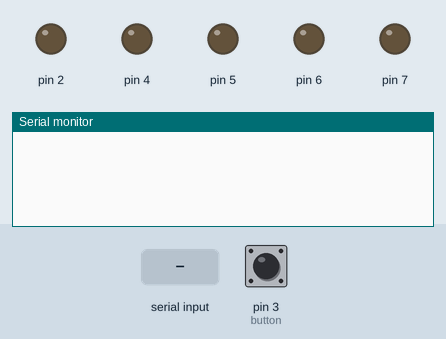
Recording of a sketch running on a simulated Arduino Uno, built with avr-gcc and run on an emulated ATmega328P. Shown: output pins drawn as LEDs (lit = HIGH), the last lines printed to the serial monitor. Inputs (shaded band) come from the test bench; at power-on: pin 3 (button) LOW. Random numbers use the default seed unless the sketch sets one.

Above: at 1.2 s.
1.3 s: pin 3 (button) pulled HIGH for 0.15 s
At 3.5 s:
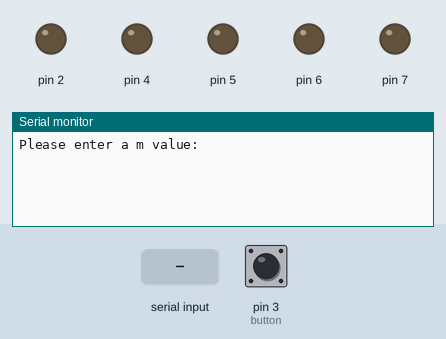
3.8 s: "90,45\n" received over Serial
At 6.3 s:
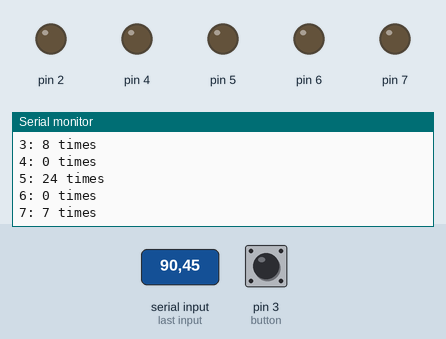
Timing chart, 0 to 7.8 s (numbered marks = the images above; inputs shaded):
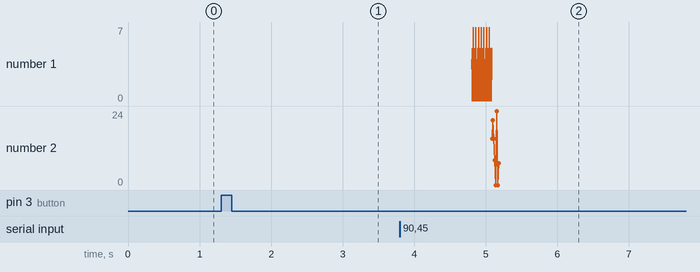

Measured:
- after the input at 1.3 s, the serial monitor: prints a new line after 1.0 s (image 1)
- after the input at 3.8 s, the serial monitor: prints a new line after 1.0 s (image 2)

The sketch:

p2.ino
```cpp
int button = 3; 	// button pin
int *array; 		// dynamic array
int counter_arr[8]; // counts generated numbers
String m_str;		// String holds Serial input
int m;				// input value in int
void setup()
{
  DDRD = B11110111;  // button as input
  Serial.begin(9600);
  // Setting interrupt function
  attachInterrupt(digitalPinToInterrupt(button), get_number, RISING);
}

void loop()
{
	// void loop must stay empty
}

void get_number(){
  interrupts();

  // if any input is given before pressing the button neglect it
  String temp = Serial.readString();

  Serial.println("Please enter a m value:");
  while(!Serial.available()); // wait for input
  m_str = Serial.readString();// read input
  m = m_str.toInt(); // convert input to int
  array = (int*)malloc(m * sizeof(int)); // allocate memory
  // Using  below  function  to  get  different  sequence random number  set
  randomSeed(millis());

  array[0] = random(0, 8); // randomly select first number
  array[1] = random(0, 8); // randomly select second number

  int i;
  // generate m numbers
  for(i = 2; i<m; i++){
    array[i] = (array[i-1] + array[i-2]) % 8;
  }
  // print generated numbers
  for(i = 0; i<m; i++){
    Serial.println(array[i]);
  }
  // count how many times were produced from which number
  for(i = 0; i<m; i++){
    counter_arr[array[i]]++;
  }
  // print how many times were produced from which number
  for(i = 0; i<8; i++){
    Serial.print(i);
    Serial.print(": ");
    Serial.print(counter_arr[i]);
    Serial.println(" times");
  }
}
```
